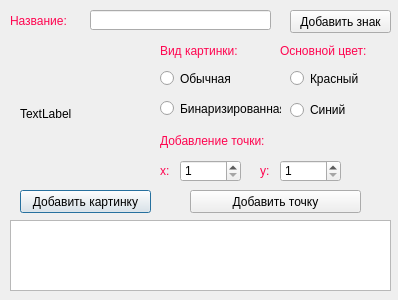
<?xml version="1.0" encoding="UTF-8"?>
<ui version="4.0">
 <class>Dialog</class>
 <widget class="QDialog" name="Dialog">
  <property name="geometry">
   <rect>
    <x>0</x>
    <y>0</y>
    <width>398</width>
    <height>300</height>
   </rect>
  </property>
  <property name="windowTitle">
   <string>Dialog</string>
  </property>
  <widget class="QLabel" name="label">
   <property name="geometry">
    <rect>
     <x>20</x>
     <y>50</y>
     <width>128</width>
     <height>128</height>
    </rect>
   </property>
   <property name="text">
    <string>TextLabel</string>
   </property>
  </widget>
  <widget class="QLineEdit" name="lineEdit">
   <property name="geometry">
    <rect>
     <x>90</x>
     <y>10</y>
     <width>181</width>
     <height>20</height>
    </rect>
   </property>
  </widget>
  <widget class="QLabel" name="label_2">
   <property name="geometry">
    <rect>
     <x>10</x>
     <y>10</y>
     <width>81</width>
     <height>21</height>
    </rect>
   </property>
   <property name="styleSheet">
    <string notr="true">font: 12pt &quot;MS Shell Dlg 2&quot;;
color: rgb(255, 5, 80);</string>
   </property>
   <property name="text">
    <string>Название:</string>
   </property>
  </widget>
  <widget class="QPushButton" name="pushButton">
   <property name="geometry">
    <rect>
     <x>20</x>
     <y>190</y>
     <width>131</width>
     <height>23</height>
    </rect>
   </property>
   <property name="text">
    <string>Добавить картинку</string>
   </property>
  </widget>
  <widget class="QRadioButton" name="radioButton">
   <property name="geometry">
    <rect>
     <x>160</x>
     <y>70</y>
     <width>82</width>
     <height>17</height>
    </rect>
   </property>
   <property name="text">
    <string>Обычная</string>
   </property>
   <attribute name="buttonGroup">
    <string notr="true">buttonGroup_2</string>
   </attribute>
  </widget>
  <widget class="QRadioButton" name="radioButton_2">
   <property name="geometry">
    <rect>
     <x>160</x>
     <y>100</y>
     <width>121</width>
     <height>17</height>
    </rect>
   </property>
   <property name="text">
    <string>Бинаризированная</string>
   </property>
   <attribute name="buttonGroup">
    <string notr="true">buttonGroup_2</string>
   </attribute>
  </widget>
  <widget class="QLabel" name="label_3">
   <property name="geometry">
    <rect>
     <x>160</x>
     <y>40</y>
     <width>111</width>
     <height>21</height>
    </rect>
   </property>
   <property name="styleSheet">
    <string notr="true">font: 12pt &quot;MS Shell Dlg 2&quot;;
color: rgb(255, 5, 80);</string>
   </property>
   <property name="text">
    <string>Вид картинки:</string>
   </property>
  </widget>
  <widget class="QLabel" name="label_4">
   <property name="geometry">
    <rect>
     <x>280</x>
     <y>40</y>
     <width>121</width>
     <height>21</height>
    </rect>
   </property>
   <property name="styleSheet">
    <string notr="true">font: 12pt &quot;MS Shell Dlg 2&quot;;
color: rgb(255, 5, 80);</string>
   </property>
   <property name="text">
    <string>Основной цвет:</string>
   </property>
  </widget>
  <widget class="QRadioButton" name="radioButton_3">
   <property name="geometry">
    <rect>
     <x>290</x>
     <y>100</y>
     <width>101</width>
     <height>20</height>
    </rect>
   </property>
   <property name="text">
    <string>Синий</string>
   </property>
   <attribute name="buttonGroup">
    <string notr="true">buttonGroup</string>
   </attribute>
  </widget>
  <widget class="QRadioButton" name="radioButton_4">
   <property name="geometry">
    <rect>
     <x>290</x>
     <y>70</y>
     <width>82</width>
     <height>17</height>
    </rect>
   </property>
   <property name="text">
    <string>Красный</string>
   </property>
   <attribute name="buttonGroup">
    <string notr="true">buttonGroup</string>
   </attribute>
  </widget>
  <widget class="QLabel" name="label_5">
   <property name="geometry">
    <rect>
     <x>160</x>
     <y>130</y>
     <width>211</width>
     <height>21</height>
    </rect>
   </property>
   <property name="styleSheet">
    <string notr="true">font: 12pt &quot;MS Shell Dlg 2&quot;;
color: rgb(255, 5, 80);</string>
   </property>
   <property name="text">
    <string>Добавление точки:</string>
   </property>
  </widget>
  <widget class="QPushButton" name="pushButton_2">
   <property name="geometry">
    <rect>
     <x>290</x>
     <y>10</y>
     <width>101</width>
     <height>23</height>
    </rect>
   </property>
   <property name="text">
    <string>Добавить знак</string>
   </property>
  </widget>
  <widget class="QLabel" name="label_6">
   <property name="geometry">
    <rect>
     <x>160</x>
     <y>160</y>
     <width>16</width>
     <height>21</height>
    </rect>
   </property>
   <property name="styleSheet">
    <string notr="true">font: 12pt &quot;MS Shell Dlg 2&quot;;
color: rgb(255, 5, 80);</string>
   </property>
   <property name="text">
    <string>x:</string>
   </property>
  </widget>
  <widget class="QSpinBox" name="spinBox">
   <property name="geometry">
    <rect>
     <x>180</x>
     <y>160</y>
     <width>61</width>
     <height>22</height>
    </rect>
   </property>
   <property name="minimum">
    <number>1</number>
   </property>
   <property name="maximum">
    <number>64</number>
   </property>
  </widget>
  <widget class="QSpinBox" name="spinBox_2">
   <property name="geometry">
    <rect>
     <x>280</x>
     <y>160</y>
     <width>61</width>
     <height>22</height>
    </rect>
   </property>
   <property name="minimum">
    <number>1</number>
   </property>
   <property name="maximum">
    <number>64</number>
   </property>
  </widget>
  <widget class="QLabel" name="label_7">
   <property name="geometry">
    <rect>
     <x>260</x>
     <y>160</y>
     <width>16</width>
     <height>21</height>
    </rect>
   </property>
   <property name="styleSheet">
    <string notr="true">font: 12pt &quot;MS Shell Dlg 2&quot;;
color: rgb(255, 5, 80);</string>
   </property>
   <property name="text">
    <string>y:</string>
   </property>
  </widget>
  <widget class="QPushButton" name="pushButton_3">
   <property name="geometry">
    <rect>
     <x>190</x>
     <y>190</y>
     <width>171</width>
     <height>23</height>
    </rect>
   </property>
   <property name="text">
    <string>Добавить точку</string>
   </property>
  </widget>
  <widget class="QTextEdit" name="textEdit">
   <property name="geometry">
    <rect>
     <x>10</x>
     <y>220</y>
     <width>381</width>
     <height>71</height>
    </rect>
   </property>
  </widget>
 </widget>
 <resources/>
 <connections/>
 <buttongroups>
  <buttongroup name="buttonGroup"/>
  <buttongroup name="buttonGroup_2"/>
 </buttongroups>
</ui>
